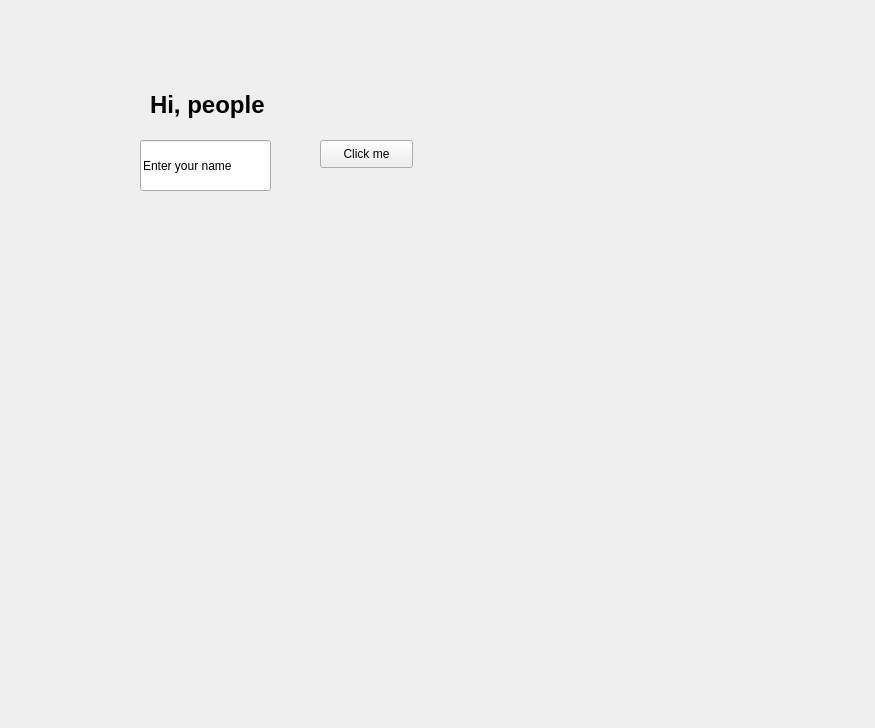
<?xml version="1.0" encoding="UTF-8"?>
<ui version="4.0">
 <class>MyExample</class>
 <widget class="QWidget" name="MyExample">
  <property name="enabled">
   <bool>true</bool>
  </property>
  <property name="geometry">
   <rect>
    <x>0</x>
    <y>0</y>
    <width>875</width>
    <height>728</height>
   </rect>
  </property>
  <property name="windowTitle">
   <string>I am designer</string>
  </property>
  <widget class="QLabel" name="helloLabel">
   <property name="geometry">
    <rect>
     <x>150</x>
     <y>70</y>
     <width>171</width>
     <height>71</height>
    </rect>
   </property>
   <property name="text">
    <string>&lt;html&gt;&lt;head/&gt;&lt;body&gt;&lt;p&gt;&lt;span style=&quot; font-size:18pt; font-weight:600;&quot;&gt;Hi, people&lt;/span&gt;&lt;/p&gt;&lt;/body&gt;&lt;/html&gt;</string>
   </property>
  </widget>
  <widget class="QLineEdit" name="lineEdit">
   <property name="geometry">
    <rect>
     <x>140</x>
     <y>140</y>
     <width>131</width>
     <height>51</height>
    </rect>
   </property>
   <property name="text">
    <string>Enter your name</string>
   </property>
  </widget>
  <widget class="QPushButton" name="pushButton">
   <property name="geometry">
    <rect>
     <x>320</x>
     <y>140</y>
     <width>93</width>
     <height>28</height>
    </rect>
   </property>
   <property name="text">
    <string>Click me</string>
   </property>
  </widget>
 </widget>
 <resources/>
 <connections>
  <connection>
   <sender>lineEdit</sender>
   <signal>returnPressed()</signal>
   <receiver>pushButton</receiver>
   <slot>click()</slot>
   <hints>
    <hint type="sourcelabel">
     <x>220</x>
     <y>163</y>
    </hint>
    <hint type="destinationlabel">
     <x>371</x>
     <y>148</y>
    </hint>
   </hints>
  </connection>
 </connections>
</ui>
